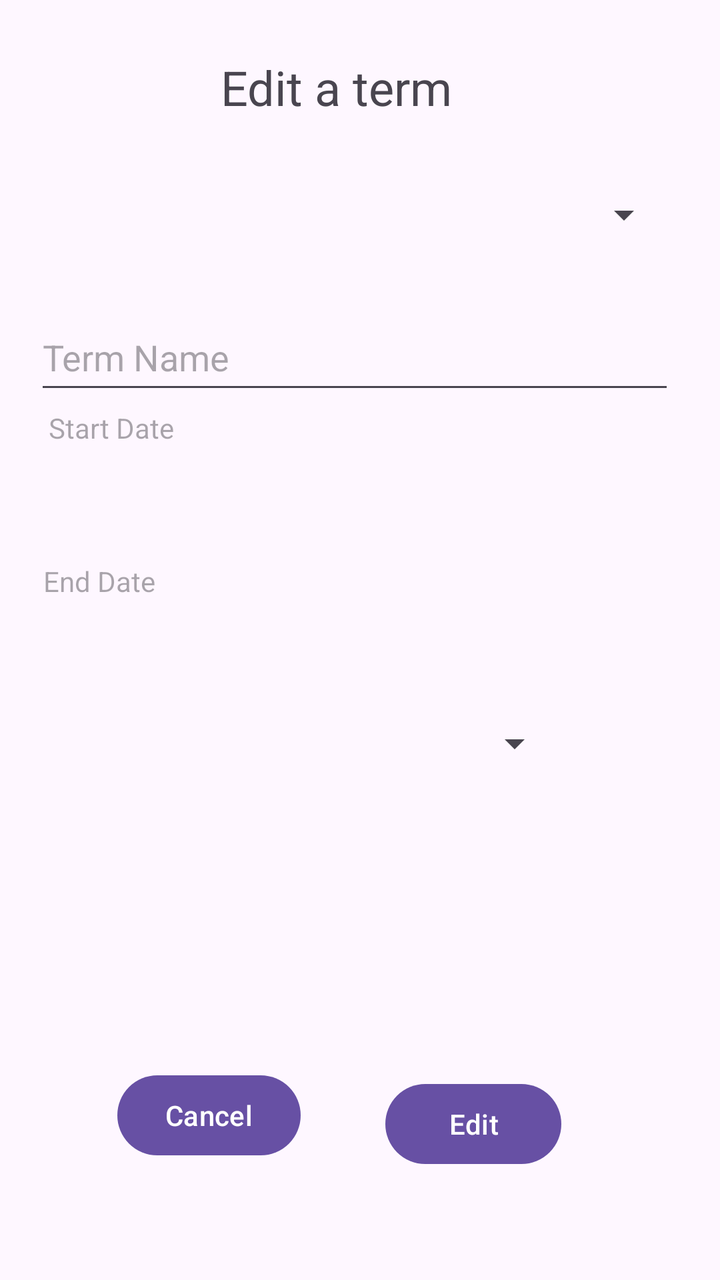
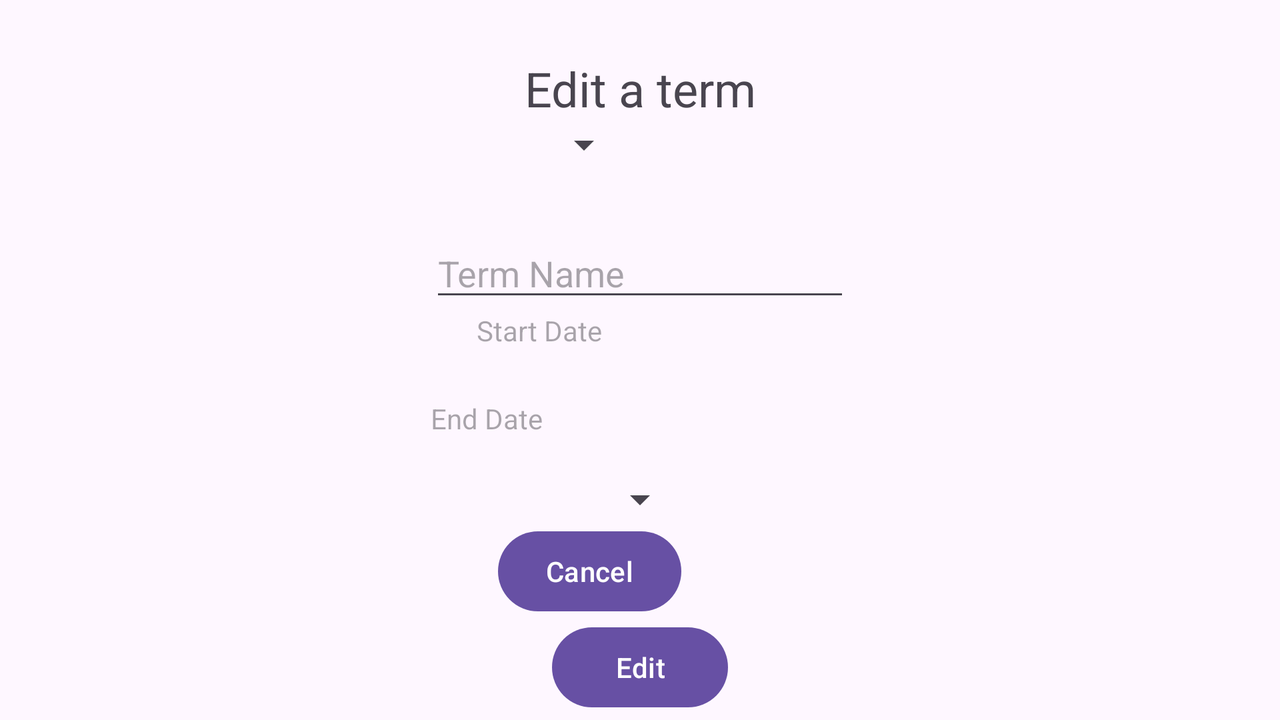

An Android layout and its configuration variant, each rendered on a device that would load it. The default file and the variant file are quoted in full after the pictures.
<!-- AndroidManifest.xml: application theme Theme.AppCompat.Light.DarkActionBar -->
<!-- res/layout/activity_scheduler_edit.xml -->
<?xml version="1.0" encoding="utf-8"?>
<androidx.constraintlayout.widget.ConstraintLayout xmlns:android="http://schemas.android.com/apk/res/android"
    xmlns:app="http://schemas.android.com/apk/res-auto"
    xmlns:tools="http://schemas.android.com/tools"
    android:id="@+id/coordinatorLayout"
    android:layout_width="match_parent"
    android:layout_height="match_parent"
    android:fitsSystemWindows="true"
    android:textAlignment="center"
    android:configChanges="keyboardHidden|orientation"
    tools:context=".SchedulerEditActivity">

    <TextView
        android:id="@+id/scheduler_edit_title"
        android:layout_width="215dp"
        android:layout_height="34dp"
        android:text="Edit a term"
        android:textAlignment="center"
        android:textSize="24sp"
        app:layout_constraintBottom_toBottomOf="parent"
        app:layout_constraintEnd_toEndOf="parent"
        app:layout_constraintHorizontal_bias="0.418"
        app:layout_constraintStart_toStartOf="parent"
        app:layout_constraintTop_toTopOf="parent"
        app:layout_constraintVertical_bias="0.045" />

    <EditText
        android:id="@+id/scheduler_edit_name"
        android:layout_width="320dp"
        android:layout_height="50dp"
        android:layout_marginTop="88dp"
        android:ems="10"
        android:hint="Term Name"
        android:inputType="text"
        app:layout_constraintBottom_toTopOf="@+id/scheduler_edit_start_date"
        app:layout_constraintEnd_toEndOf="parent"
        app:layout_constraintHorizontal_bias="0.432"
        app:layout_constraintStart_toStartOf="parent"
        app:layout_constraintTop_toBottomOf="@+id/scheduler_edit_title" />

    <TextView
        android:id="@+id/scheduler_edit_start_date"
        android:layout_width="307dp"
        android:layout_height="56dp"
        android:ems="10"
        android:hint="Start Date"
        app:layout_constraintBottom_toBottomOf="parent"
        app:layout_constraintEnd_toEndOf="parent"
        app:layout_constraintHorizontal_bias="0.462"
        app:layout_constraintStart_toStartOf="parent"
        app:layout_constraintTop_toTopOf="parent"
        app:layout_constraintVertical_bias="0.35" />

    <TextView
        android:id="@+id/scheduler_edit_end_date"
        android:layout_width="313dp"
        android:layout_height="49dp"
        android:layout_marginTop="20dp"
        android:ems="10"
        android:hint="End Date"
        app:layout_constraintBottom_toBottomOf="parent"
        app:layout_constraintEnd_toEndOf="parent"
        app:layout_constraintHorizontal_bias="0.458"
        app:layout_constraintStart_toStartOf="parent"
        app:layout_constraintTop_toBottomOf="@+id/scheduler_edit_start_date"
        app:layout_constraintVertical_bias="0.002" />

    <Button
        android:id="@+id/scheduler_edit_cancel_button"
        android:layout_width="wrap_content"
        android:layout_height="wrap_content"
        android:layout_marginTop="132dp"
        android:text="Cancel"
        app:layout_constraintEnd_toEndOf="parent"
        app:layout_constraintHorizontal_bias="0.219"
        app:layout_constraintStart_toStartOf="parent"
        app:layout_constraintTop_toBottomOf="@+id/scheduler_spinner" />

    <Button
        android:id="@+id/scheduler_edit_term_save_button"
        android:layout_width="wrap_content"
        android:layout_height="wrap_content"
        android:layout_marginTop="208dp"
        android:text="Edit"
        app:layout_constraintEnd_toEndOf="parent"
        app:layout_constraintHorizontal_bias="0.708"
        app:layout_constraintStart_toStartOf="parent"
        app:layout_constraintTop_toBottomOf="@+id/scheduler_edit_end_date" />

    <Spinner
        android:id="@+id/scheduler_spinner"
        android:layout_width="219dp"
        android:layout_height="60dp"
        app:layout_constraintBottom_toBottomOf="parent"
        app:layout_constraintEnd_toEndOf="parent"
        app:layout_constraintHorizontal_bias="0.442"
        app:layout_constraintStart_toStartOf="parent"
        app:layout_constraintTop_toBottomOf="@+id/scheduler_edit_end_date"
        app:layout_constraintVertical_bias="0.047" />

    <Spinner
        android:id="@+id/scheduler_term_spinner"
        android:layout_width="323dp"
        android:layout_height="51dp"
        app:layout_constraintBottom_toTopOf="@+id/scheduler_edit_name"
        app:layout_constraintEnd_toEndOf="parent"
        app:layout_constraintHorizontal_bias="0.352"
        app:layout_constraintStart_toStartOf="parent"
        app:layout_constraintTop_toBottomOf="@+id/scheduler_edit_title"
        app:layout_constraintVertical_bias="0.517" />
</androidx.constraintlayout.widget.ConstraintLayout>
<!-- resources referenced by this layout -->
<resources>
  <style name="Theme.AppCompat.Light.DarkActionBar" parent="Base.Theme.AppCompat.Light.DarkActionBar" />
  <style name="Base.Theme.AppCompat.Light.DarkActionBar" parent="Theme.Material3.DayNight.NoActionBar">
          
          
      </style>
</resources>
<!-- res/layout-land/activity_scheduler_edit.xml (the repository's variant of the layout above) -->
<!-- drawn on the phone turned sideways -->
<?xml version="1.0" encoding="utf-8"?>
<androidx.constraintlayout.widget.ConstraintLayout xmlns:android="http://schemas.android.com/apk/res/android"
    xmlns:app="http://schemas.android.com/apk/res-auto"
    xmlns:tools="http://schemas.android.com/tools"
    android:id="@+id/coordinatorLayout"
    android:layout_width="match_parent"
    android:layout_height="match_parent"
    android:fitsSystemWindows="true"
    android:textAlignment="center"
    android:configChanges="keyboardHidden|orientation"
    tools:context=".SchedulerEditActivity">

    <ScrollView
        android:layout_width="match_parent"
        android:layout_height="match_parent"
        app:layout_constraintBottom_toBottomOf="parent"
        app:layout_constraintEnd_toEndOf="parent"
        app:layout_constraintHorizontal_bias="0.0"
        app:layout_constraintStart_toStartOf="parent"
        app:layout_constraintTop_toTopOf="parent"
        app:layout_constraintVertical_bias="1.0">

        <LinearLayout
            android:layout_width="match_parent"
            android:layout_height="match_parent"
            android:gravity="center_horizontal"
            android:orientation="vertical">

            <TextView
                android:id="@+id/scheduler_edit_title"
                android:layout_width="wrap_content"
                android:layout_height="wrap_content"
                android:layout_marginTop="28dp"
                android:text="Edit a term"
                android:textAlignment="center"
                android:textSize="24sp" />

            <Spinner
                android:id="@+id/scheduler_term_spinner"
                android:layout_width="wrap_content"
                android:layout_height="wrap_content"
                android:layout_marginEnd="28dp" />

            <EditText
                android:id="@+id/scheduler_edit_name"
                android:layout_width="wrap_content"
                android:layout_height="wrap_content"
                android:layout_marginTop="30dp"
                android:ems="10"
                android:hint="Term Name"
                android:inputType="text" />

            <TextView
                android:id="@+id/scheduler_edit_start_date"
                android:layout_width="wrap_content"
                android:layout_height="wrap_content"
                android:layout_marginBottom="25dp"
                android:ems="10"
                android:hint="Start Date" />

            <TextView
                android:id="@+id/scheduler_edit_end_date"
                android:layout_width="209dp"
                android:layout_height="38dp"
                android:ems="10"
                android:hint="End Date" />

            <Spinner
                android:id="@+id/scheduler_spinner"
                android:layout_width="wrap_content"
                android:layout_height="wrap_content" />

            <Button
                android:id="@+id/scheduler_edit_cancel_button"
                android:layout_width="wrap_content"
                android:layout_height="wrap_content"
                android:layout_marginEnd="25dp"
                android:text="Cancel" />

            <Button
                android:id="@+id/scheduler_edit_term_save_button"
                android:layout_width="wrap_content"
                android:layout_height="wrap_content"
                android:text="Edit" />

        </LinearLayout>
    </ScrollView>

</androidx.constraintlayout.widget.ConstraintLayout>
